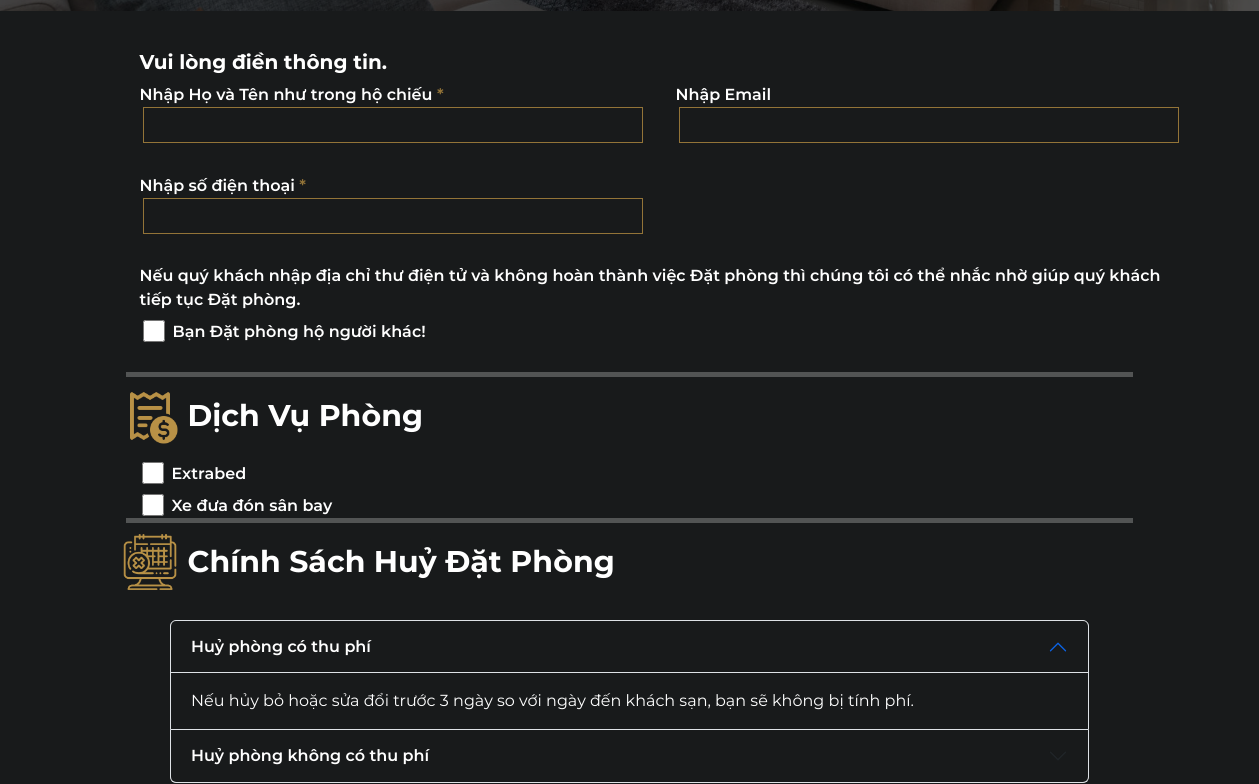
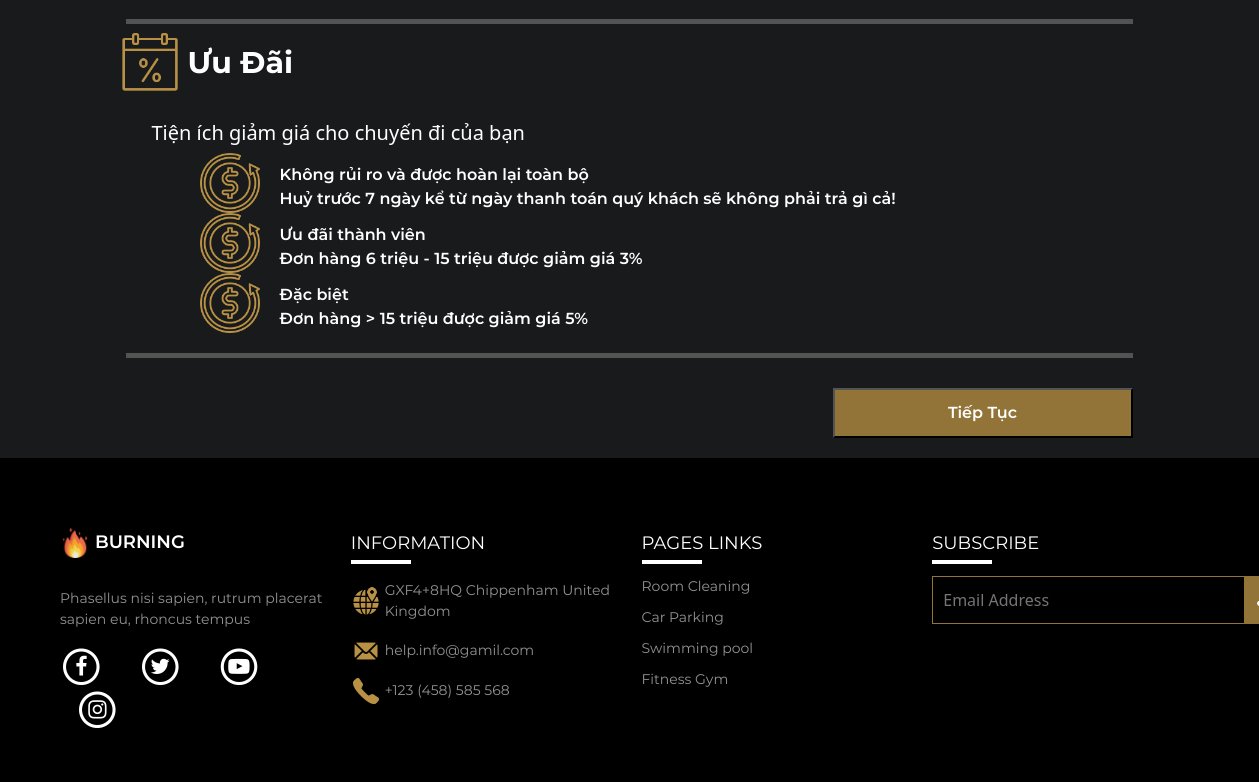
The app's page /logged/payddn.php (lower part), older data (2 pictures, top to bottom).
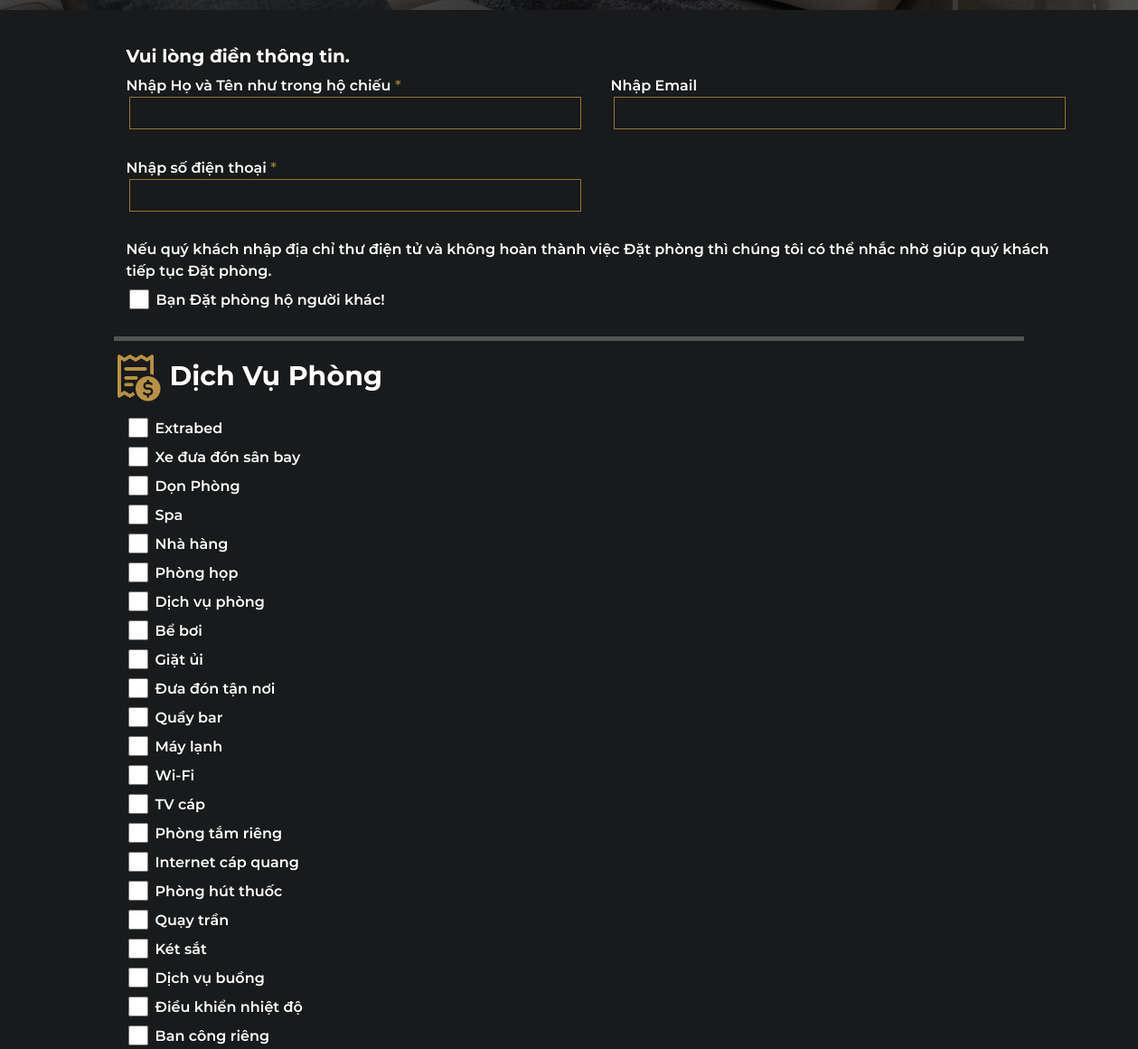
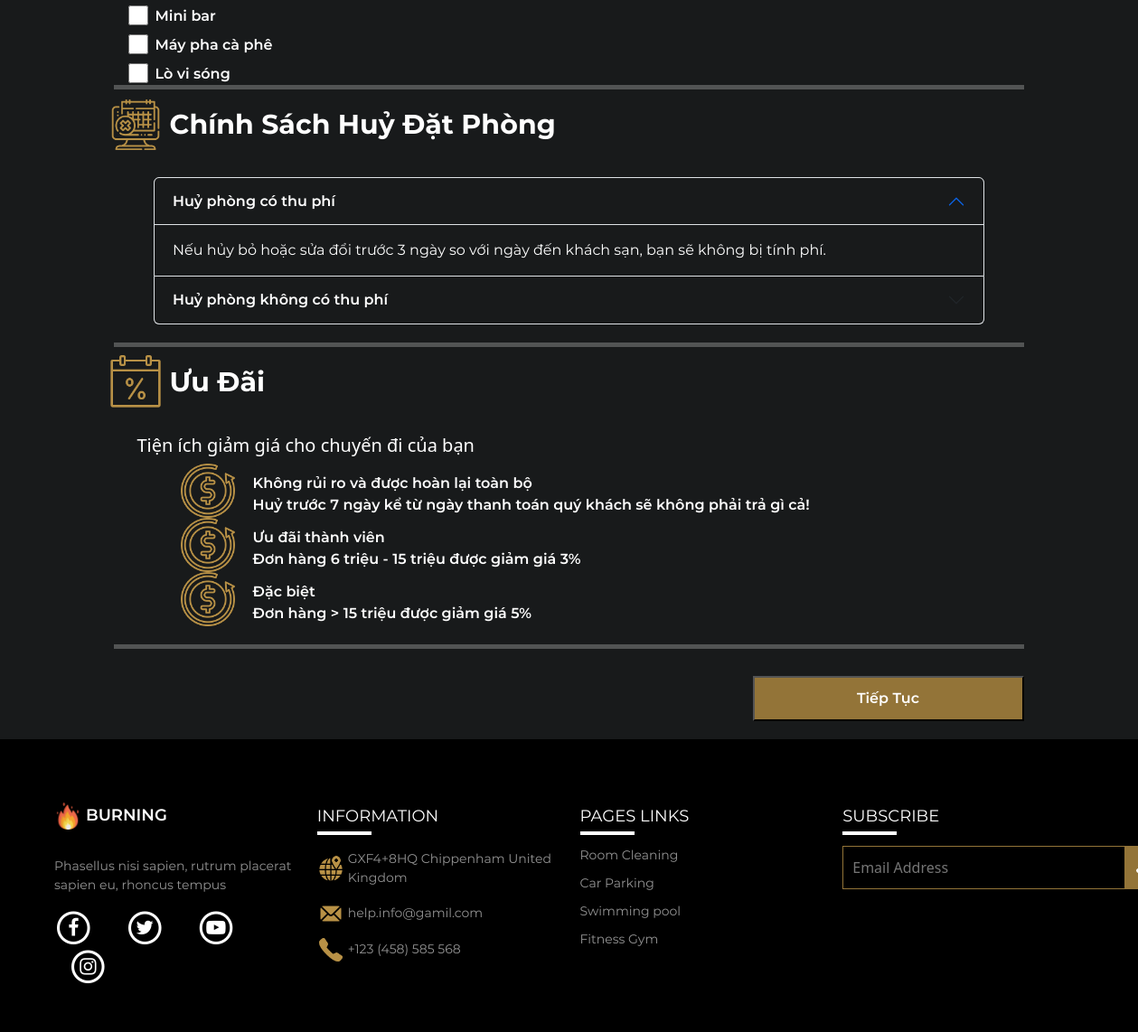
The same page, newer data (2 pictures, top to bottom).
### tables this page shows
CREATE TABLE `dichvu` (
  `MaDichVu` int(11) NOT NULL,
  `TenDichVu` varchar(50) NOT NULL,
  `DonGia` double NOT NULL
);

### logged/payddn.php (the view, shortened to what this page needs)
<!DOCTYPE html>
<html lang="en">
<head>
    <link rel="stylesheet" href="../css/pay.css?v=<?php echo time(); ?>" type='text/css'>
    <link rel="stylesheet" href="https://cdnjs.cloudflare.com/ajax/libs/font-awesome/4.7.0/css/font-awesome.min.css">
    <link rel="stylesheet" href="../common/bootstrap-5.2.2-dist/css/bootstrap.min.css">
    <link rel="stylesheet" type="text/css" href="../common/slick/slick.css">
    <link rel="stylesheet" type="text/css" href="../common/slick/slick-theme.css">
    <link rel="stylesheet" href="../css/style.css">
</head>
<body>
    <?php
        include('header.php');
        include('../config.php');
    ?>
    <form action="payb2ddn.php?MaPhong=<?php echo $_GET['MaPhong'] ?>" method="POST">
        <section id="banner">
            <div class="container-fluid p-0 text-center">
                <div class="img">
                </div>
            </div>
        </section>
        <section id="form" class="pt-5">
            <div class="container">
                <h5 style="font-family:Montserrat-Bold ;">Vui lòng điền thông tin.</h5>
                <div class="row">
                    <div class="col-6 ">
                        <div>
                            <label for="" style="font-family: Montserrat-SemiBold;"> Nhập Họ và Tên như trong hộ chiếu <span style="color: #937438;">*</span></label>
                        </div>
                        <div><input type="text" name="" id="" value="<?php echo $_SESSION['ten']; ?>"></div>
                    </div>
                    <div class="col-6 ">
                        <div>
                            <label for="" style="font-family: Montserrat-SemiBold;"> Nhập Email</label>
                        </div>
                        <div><input type="email" name="" id="" value="<?php echo $_SESSION['email']; ?>"></div>
                    </div>
                    <div class="col-6 ">
                        <div>
                            <label for="" style="font-family: Montserrat-SemiBold;">Nhập số điện thoại <span style="color: #937438;">*</span></label>
                        </div>
                        <div><input type="text" name="" id="" value="<?php echo $_SESSION['sdt']; ?>"></div>
                    </div>
                    <div style="font-family: Montserrat-SemiBold;">
                        Nếu quý khách nhập địa chỉ thư điện tử và không hoàn thành việc Đặt phòng thì chúng tôi có thể nhắc
                        nhờ giúp quý khách tiếp tục Đặt phòng.
                    </div>
                    <div class="mt-2 d-flex">
                        <input type="checkbox" name="datphongho" style="width: 22px; height: 22px;">
                        <label for="" class="ms-2" style="font-family: Montserrat-SemiBold;">Bạn Đặt phòng hộ người khác!</label>
                    </div>
                </div>
            </div>
            <hr style="width: 80%; margin: 0 auto; border: 0; border-top: 5px solid;">
        </section>
        <section id="service">
            <div class="container">
                <div class="ms-5 d-flex">
                    <div class="img d-flex">
                        <img src="../img/icon_dichvu.png" alt="">
                    </div>
                    <p class="mt-3 ms-2" style="font-size: 30px; font-family:Montserrat-Bold;">Dịch Vụ Phòng</p>
                </div>
                <?php
                $sql = "SELECT * From dichvu";
                $result = mysqli_query($con, $sql);
                $dichvus = array();
                if (mysqli_num_rows($result) > 0) {
                    while ($row = mysqli_fetch_array($result)) {
                        $dichvus[] = array('DonGia' => $row['DonGia'], 'TenDichVu' => $row['TenDichVu'], 'MaDichVu' => $row['MaDichVu']);
                    }
                }
                ?>
                <div class="dichvu">
                    <?php foreach ($dichvus as $key => $value) { ?>
                        <div class="d-flex mt-2">
                            <input type="checkbox" name="dichvu[]" id="dichvu" value="<?php echo $value['DonGia'] . '-' . $value['MaDichVu'] ?>" style="width: 22px;height: 22px;">
                            <label for="dichvu" id="tendv" class="ms-2"><?php echo $value['TenDichVu'] ?></label>
                        </div>
                    <?php
                    }
                    ?>
                </div>
            </div>
            <hr style="width: 80%; margin: 0 auto; border: 0; border-top: 5px solid;">
        </section>
        <section id="huyphong">
            <div class="container">
                <div class="ms-5 d-flex">
                    <div class="img d-flex">
                        <img src="../img/icon_HuyPhong.png" alt="">
                    </div>
                    <p class="mt-3 ms-2" style="font-size: 30px; font-family:Montserrat-Bold;">Chính Sách Huỷ Đặt Phòng</p>
                </div>
            </div>
            <div class="phi">
                <div class="accordion" id="accordionPanelsStayOpenExample">
                    <div class="accordion-item">
                        <h2 class="accordion-header" id="panelsStayOpen-headingOne">
                            <button class="accordion-button" style="background-color: #181A1B; color: white; font-family: Montserrat-SemiBold;" type="button" data-bs-toggle="collapse" data-bs-target="#panelsStayOpen-collapseOne" aria-expanded="true" aria-controls="panelsStayOpen-collapseOne">
                                Huỷ phòng có thu phí
                            </button>
                        </h2>
                        <div id="panelsStayOpen-collapseOne" class="accordion-collapse collapse show" aria-labelledby="panelsStayOpen-headingOne">
                            <div class="accordion-body" style="background-color: #181A1B; color: white;font-family:Montserrat-Regular;">
                                Nếu hủy bỏ hoặc sửa đổi trước 3 ngày so với ngày đến khách sạn, bạn sẽ không bị tính phí.
                            </div>
                        </div>
                    </div>
                    <div class="accordion-item">
                        <h2 class="accordion-header" id="panelsStayOpen-headingTwo">
                            <button class="accordion-button collapsed" style="background-color: #181A1B; color: white;font-family: Montserrat-SemiBold;" type="button" data-bs-toggle="collapse" data-bs-target="#panelsStayOpen-collapseTwo" aria-expanded="false" aria-controls="panelsStayOpen-collapseTwo">
                                Huỷ phòng không có thu phí
                            </button>
                        </h2>
                    </div>
                </div>
            </div>
            <hr style="width: 80%; margin: 0 auto; border: 0; border-top: 5px solid;">
        </section>
        <section id="udai">
            <div class="container">
                <div class="ms-5 d-flex">
                    <div class="img d-flex">
                        <img src="../img/icon_UuDai.png" alt="">
                    </div>
                    <p class="mt-3 ms-2" style="font-size: 30px; font-family:Montserrat-Bold;">Ưu Đãi</p>
                </div>
                <div class="ud">
                    <h5>Tiện ích giảm giá cho chuyến đi của bạn</h5>
                    <div class="row">
                        <div class="col-9 d-flex">
                            <div class="ms-5 d-flex img">
                                <img src="../img/icon_HoanTra.png" alt="">
                            </div>
                            <div class="content">
                                <p class="m-0" style="font-family: Montserrat-SemiBold;">Không rủi ro và được hoàn lại toàn
                                    bộ</p>
                                <p class="m-0" style="font-family: Montserrat-SemiBold;">Huỷ trước 7 ngày kể từ ngày thanh toán
                                    quý khách sẽ không phải trả gì cả!</p>
                            </div>
                        </div>
                    </div>
                    <div class="row">
                        <div class="col-9 d-flex">
                            <div class="ms-5 d-flex img">
                                <img src="../img/icon_HoanTra.png" alt="">
                            </div>
                            <div class="content">
                                <p class="m-0" style="font-family: Montserrat-SemiBold;">Ưu đãi thành viên</p>
                                <p class="m-0" style="font-family: Montserrat-SemiBold;">Đơn hàng 6 triệu - 15 triệu được giảm giá 3%</p>
                            </div>
                        </div>
                    </div>
                    <div class="row">
                        <div class="col-9 d-flex">
                            <div class="ms-5 d-flex img">
                                <img src="../img/icon_HoanTra.png" alt="">
                            </div>
                            <div class="content">
                                <p class="m-0" style="font-family: Montserrat-SemiBold;">Đặc biệt</p>
                                <p class="m-0" style="font-family: Montserrat-SemiBold;">Đơn hàng > 15 triệu được giảm giá 5%
                                </p>
                            </div>
                        </div>
                    </div>
                </div>
            </div>
            <hr style="width: 80%; margin: 0 auto; border: 0; border-top: 5px solid;">
        </section>
        <section id="tieptuc">
            <div class="container d-flex justify-content-end">
                <button style="font-family: Montserrat-SemiBold; height:50px;width: 300px; background-color: #937438; color: white;" type="submit" name="submit">Tiếp Tục </button>
            </div>
        </section>
    </form>
    <?php
    include('footer.php');
    ?>
</body>
</html>

### logged/header.php (shortened to what this page needs)
<!DOCTYPE html>
<html lang="en">
<head>
  <link rel="stylesheet" href="../css/style.css">
  <link rel="stylesheet" href="https://cdnjs.cloudflare.com/ajax/libs/font-awesome/4.7.0/css/font-awesome.min.css">
  <link rel="stylesheet" href="../common/bootstrap-5.2.2-dist/css/bootstrap.min.css">
</head>
<body>
</body>
</html>

### logged/footer.php (shortened to what this page needs)
<!DOCTYPE html>
<html lang="en">
<head>
    <link rel="stylesheet" href="../css/style.css?v=<?php echo time(); ?>" type='text/css'>
    <link rel="stylesheet" href="https://cdnjs.cloudflare.com/ajax/libs/font-awesome/4.7.0/css/font-awesome.min.css">
    <link rel="stylesheet" href="../common/bootstrap-5.2.2-dist/css/bootstrap.min.css">
</head>
<body>
    <section id="footer">
        <div class="container-fluid">
            <div class="row">
                <div class="col-3">
                    <a class="navbar-brand" href="#"><img src="../img/logoBurning.png" alt="BurningLogo" class="logo"> BURNING</a>
                    <p>Phasellus nisi sapien, rutrum placerat sapien eu, rhoncus tempus</p>
                    <div class="contact">
                        <span class="fa-stack fa-lg me-3 ">
                            <i class="fa fa-circle-thin fa-stack-2x"></i>
                            <i class="fa fa-facebook-f fa-stack-1x"></i>
                        </span>
                        <span class="fa-stack fa-lg mx-3">
                            <i class="fa fa-circle-thin fa-stack-2x"></i>
                            <i class="fa fa-twitter fa-stack-1x"></i>
                        </span>
                        <span class="fa-stack fa-lg mx-3">
                            <i class="fa fa-circle-thin fa-stack-2x"></i>
                            <i class=" fa fa-youtube-play fa-stack-1x"></i>
                        </span>
                        <span class="fa-stack fa-lg ms-3">
                            <i class="fa fa-circle-thin fa-stack-2x"></i>
                            <i class="fa fa-instagram fa-stack-1x"></i>
                        </span>
                    </div>
                </div>
                <div class="col-3">
                    <h5>INFORMATION</h5>
                    <ul>
                        <li>
                            <div class="img">
                                <img src="../img/trangchu1/icon-location.png" alt="" class="logo">
                            </div>
                            <p class="my-0 p-1">GXF4+8HQ Chippenham United Kingdom</p>
                        </li>
                        <li>
                            <div class="img">
                                <img src="../img/trangchu1/icon-mail.png" alt="" class="logo">
                            </div>
                            <p class="my-0 p-1">help.info@gamil.com</p>
                        </li>
                        <li>
                            <div class="img">
                                <img src="../img/trangchu1/icon-phone.png" alt="" class="logo">
                            </div>
                            <p class="my-0 p-1">+123 (458) 585 568</p>
                        </li>
                    </ul>
                </div>
                <div class="col-3">
                    <h5>PAGES LINKS</h5>
                    <ul>
                        <li><a href="#">Room Cleaning</a></li>
                        <li><a href="#">Car Parking</a></li>
                        <li><a href="#">Swimming pool</a></li>
                        <li><a href="./fitness.html">Fitness Gym</a></li>
                    </ul>
                </div>
                <div class="col-3">
                    <h5>SUBSCRIBE</h5>
                    <div class="Send">
                        <input type="email" name="" id="" placeholder="Email Address"> <button><img src="../img/trangchu1/icon-send.png" alt="" class="logo"></button>
                    </div>
                </div>
            </div>
        </div>
    </section>
</body>
</html>

### css/pay.css (style rules this page uses)
#banner { margin-top: 40px; color: white; }
#banner .img { position: relative; }
#form { background-color: #181A1B; color: white; }
#form .container input { margin-left:3px ; margin-bottom: 30px; padding: 5px; width: 500px; color:white; border: 1px solid #937438; background-color: #181A1B; }
#form .container { padding-left: 80px; }
#service { background-color: #181A1B; color: white; }
#service .container img { height: 60px; }
#service .container .img { align-items: center; }
#service .dichvu { margin-left: 70px; font-family:Montserrat-SemiBold; }
#huyphong { background-color: #181A1B; color: white; }
#huyphong .container img { height: 60px; }
#huyphong .container .img { align-items: center; }
#huyphong .phi { margin: 20px 170px; }
#udai { background-color: #181A1B; color: white; }
#udai .container img { height: 60px; }
#udai .container .img { align-items: center; }
#udai .ud { margin: 20px; margin-left: 80px; }
#udai .ud .img { align-items: center; }
#udai .ud .content { margin-top: 10px; margin-left: 20px; }
#tieptuc { background-color: #181A1B; color: white; padding-top: 30px; padding-bottom: 20px; padding-right: 110px; }

### css/style.css (style rules this page uses)
html, body { margin: 0; padding: 0; }
* { box-sizing: border-box; margin: 0; padding: 0; outline: none; }
a { text-decoration: none; }
li { list-style-type: none; }
#footer { background-color: black; color: #fff; padding: 70px 48px 50px; }
#footer .logo { height: 30px; width: 30px; }
#footer .contact { justify-content: space-between; }
#footer .navbar-brand { color: white; font-family: Montserrat-SemiBold; font-size: 18px; }
#footer p { margin-top: 30px; width: 275px; font-family: Montserrat-Regular; font-size: 14px; color: #939393; }
#footer h5 { position: relative; font-size: 18px; font-family: Montserrat-Regular; padding: 5px 0px; margin-bottom: 16px; }
#footer h5::before { position: absolute; content: ''; top: 100%; left: 0; width: 60px; height: 1px; border: 2px solid #fff; }
#footer ul { color: #fff; padding: 0; }
#footer li { padding-bottom: 10px; width: 275px; display: flex; }
#footer li .img { display: flex; align-items: center; }
#footer li a { color: #939393; font-size: 14px; font-family: Montserrat-Regular; text-decoration: none; }
#footer .Send { display: flex; }
#footer .Send input { border: 1px solid #937438; background-color: black; padding: 10px 70px 10px 10px; color: #fff; }
#footer .Send button { padding: 9px; background-color: #937438; border: none; }

Row changes from the older to the newer data that the page shows:
added dichvu: TenDichVu "Dọn Phòng"
added dichvu: TenDichVu "Spa"
added dichvu: TenDichVu "Nhà hàng"
added dichvu: TenDichVu "Phòng họp"
added dichvu: TenDichVu "Dịch vụ phòng"
added dichvu: TenDichVu "Bể bơi"
added dichvu: TenDichVu "Giặt ủi"
added dichvu: TenDichVu "Đưa đón tận nơi"
added dichvu: TenDichVu "Quầy bar"
added dichvu: TenDichVu "Máy lạnh"
added dichvu: TenDichVu "Wi-Fi"
added dichvu: TenDichVu "TV cáp"
added dichvu: TenDichVu "Phòng tắm riêng"
added dichvu: TenDichVu "Internet cáp quang"
added dichvu: TenDichVu "Phòng hút thuốc"
added dichvu: TenDichVu "Quạy trần"
added dichvu: TenDichVu "Két sắt"
added dichvu: TenDichVu "Dịch vụ buồng"
added dichvu: TenDichVu "Điều khiển nhiệt độ"
added dichvu: TenDichVu "Ban công riêng"
added dichvu: TenDichVu "Mini bar"
added dichvu: TenDichVu "Máy pha cà phê"
added dichvu: TenDichVu "Lò vi sóng"
